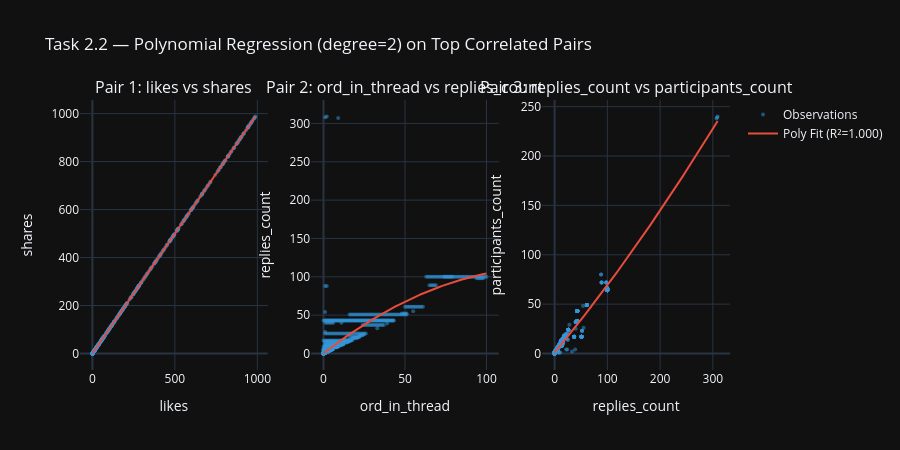

Here is the notebook cell this chart was saved with:
### Markdown cell above
## Task 2.2 — Polynomial Regression (degree=2)
A sklearn `Pipeline` combining `PolynomialFeatures` and `LinearRegression`
models non-linear relationships between the top correlated numerical pairs.

> **Technique reference:** Polynomial regression as a flexible extension of OLS is described in [Draper & Smith, 1998]. Implementation uses scikit-learn `Pipeline` + `PolynomialFeatures` [Pedregosa et al., 2011].

### Code cell
# ── Task 2.2: Polynomial Regression ─────────────────────────────────────────
poly_pipe = Pipeline([
    ('poly', PolynomialFeatures(degree=2, include_bias=False)),
    ('linreg', LinearRegression())
])

# Use the top 3 pairs from Task 2.1
top_pair_list = list(top_pairs.index)[:3]

fig = make_subplots(
    rows=1, cols=len(top_pair_list),
    subplot_titles=[
        f'Pair {i+1}: {p[0]} vs {p[1]}' for i, p in enumerate(top_pair_list)
    ]
)

for idx, (col_x, col_y) in enumerate(top_pair_list):
    pair_df = num_df[[col_x, col_y]].dropna()
    X = pair_df[[col_x]].values
    y = pair_df[col_y].values

    poly_pipe.fit(X, y)
    x_range = np.linspace(X.min(), X.max(), 200).reshape(-1, 1)
    y_pred = poly_pipe.predict(x_range)
    r2 = poly_pipe.score(X, y)

    col_pos = idx + 1
    # Scatter: observations
    fig.add_trace(
        go.Scatter(
            x=pair_df[col_x], y=pair_df[col_y],
            mode='markers',
            marker=dict(size=4, color='#3498db', opacity=0.5),
            name='Observations',
            showlegend=(idx == 0)
        ),
        row=1, col=col_pos
    )
    # Line: polynomial regression curve
    fig.add_trace(
        go.Scatter(
            x=x_range.flatten(), y=y_pred,
            mode='lines',
            line=dict(color='#e74c3c', width=2),
            name=f'Poly Fit (R²={r2:.3f})',
            showlegend=(idx == 0)
        ),
        row=1, col=col_pos
    )
    fig.update_xaxes(title_text=col_x, row=1, col=col_pos)
    fig.update_yaxes(title_text=col_y, row=1, col=col_pos)

fig.update_layout(
    title='Task 2.2 — Polynomial Regression (degree=2) on Top Correlated Pairs',
    template='plotly_dark',
    height=450
)
fig.show()

### Figure 1 — Plotly figure (JSON) as saved in the notebook; plotly's stock layout.template omitted (floating-point values rounded to 4 significant figures; data arrays with more than 128 entries replaced by an {"elided": "..."} marker saying what was removed)
{"data": [{"marker": {"color": "#3498db", "opacity": 0.5, "size": 4}, "mode": "markers", "name": "Observations", "showlegend": true, "type": "scatter", "x": {"elided": "8776 int values"}, "xaxis": "x", "y": {"elided": "8776 int values"}, "yaxis": "y"}, {"line": {"color": "#e74c3c", "width": 2}, "mode": "lines", "name": "Poly Fit (R²=1.000)", "showlegend": true, "type": "scatter", "x": {"elided": "200 float values"}, "xaxis": "x", "y": {"elided": "200 float values"}, "yaxis": "y"}, {"marker": {"color": "#3498db", "opacity": 0.5, "size": 4}, "mode": "markers", "name": "Observations", "showlegend": false, "type": "scatter", "x": {"elided": "8776 int values"}, "xaxis": "x2", "y": {"elided": "8776 int values"}, "yaxis": "y2"}, {"line": {"color": "#e74c3c", "width": 2}, "mode": "lines", "name": "Poly Fit (R²=0.698)", "showlegend": false, "type": "scatter", "x": {"elided": "200 float values"}, "xaxis": "x2", "y": {"elided": "200 float values"}, "yaxis": "y2"}, {"marker": {"color": "#3498db", "opacity": 0.5, "size": 4}, "mode": "markers", "name": "Observations", "showlegend": false, "type": "scatter", "x": {"elided": "8776 int values"}, "xaxis": "x3", "y": {"elided": "8776 int values"}, "yaxis": "y3"}, {"line": {"color": "#e74c3c", "width": 2}, "mode": "lines", "name": "Poly Fit (R²=0.949)", "showlegend": false, "type": "scatter", "x": {"elided": "200 float values"}, "xaxis": "x3", "y": {"elided": "200 float values"}, "yaxis": "y3"}], "layout": {"annotations": [{"font": {"size": 16}, "showarrow": false, "text": "Pair 1: likes vs shares", "x": 0.1444, "xanchor": "center", "xref": "paper", "y": 1, "yanchor": "bottom", "yref": "paper"}, {"font": {"size": 16}, "showarrow": false, "text": "Pair 2: ord_in_thread vs replies_count", "x": 0.5, "xanchor": "center", "xref": "paper", "y": 1, "yanchor": "bottom", "yref": "paper"}, {"font": {"size": 16}, "showarrow": false, "text": "Pair 3: replies_count vs participants_count", "x": 0.8556, "xanchor": "center", "xref": "paper", "y": 1, "yanchor": "bottom", "yref": "paper"}], "height": 450, "title": {"text": "Task 2.2 — Polynomial Regression (degree=2) on Top Correlated Pairs"}, "xaxis": {"anchor": "y", "domain": [0, 0.2889], "title": {"text": "likes"}}, "xaxis2": {"anchor": "y2", "domain": [0.3556, 0.6444], "title": {"text": "ord_in_thread"}}, "xaxis3": {"anchor": "y3", "domain": [0.7111, 1], "title": {"text": "replies_count"}}, "yaxis": {"anchor": "x", "domain": [0, 1], "title": {"text": "shares"}}, "yaxis2": {"anchor": "x2", "domain": [0, 1], "title": {"text": "replies_count"}}, "yaxis3": {"anchor": "x3", "domain": [0, 1], "title": {"text": "participants_count"}}}}
